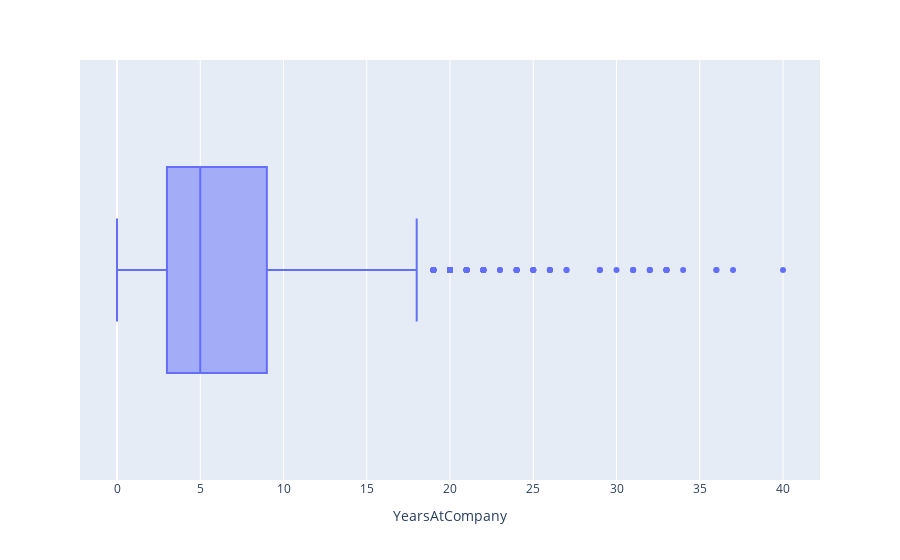

The notebook cell this image was saved under:
### Code cell
px.box(data, x="YearsAtCompany")

### Figure 1 — Plotly figure (JSON) as saved in the notebook; plotly's stock layout.template omitted (floating-point values rounded to 4 significant figures; data arrays with more than 128 entries replaced by an {"elided": "..."} marker saying what was removed)
{"data": [{"alignmentgroup": "True", "hovertemplate": "YearsAtCompany=%{x}<extra></extra>", "legendgroup": "", "marker": {"color": "#636efa"}, "name": "", "notched": false, "offsetgroup": "", "orientation": "h", "showlegend": false, "x": {"elided": "1470 int values"}, "x0": " ", "xaxis": "x", "y0": " ", "yaxis": "y", "type": "box"}], "layout": {"xaxis": {"anchor": "y", "domain": [0, 1], "title": {"text": "YearsAtCompany"}}, "yaxis": {"anchor": "x", "domain": [0, 1]}, "legend": {"tracegroupgap": 0}, "margin": {"t": 60}, "boxmode": "group"}}
